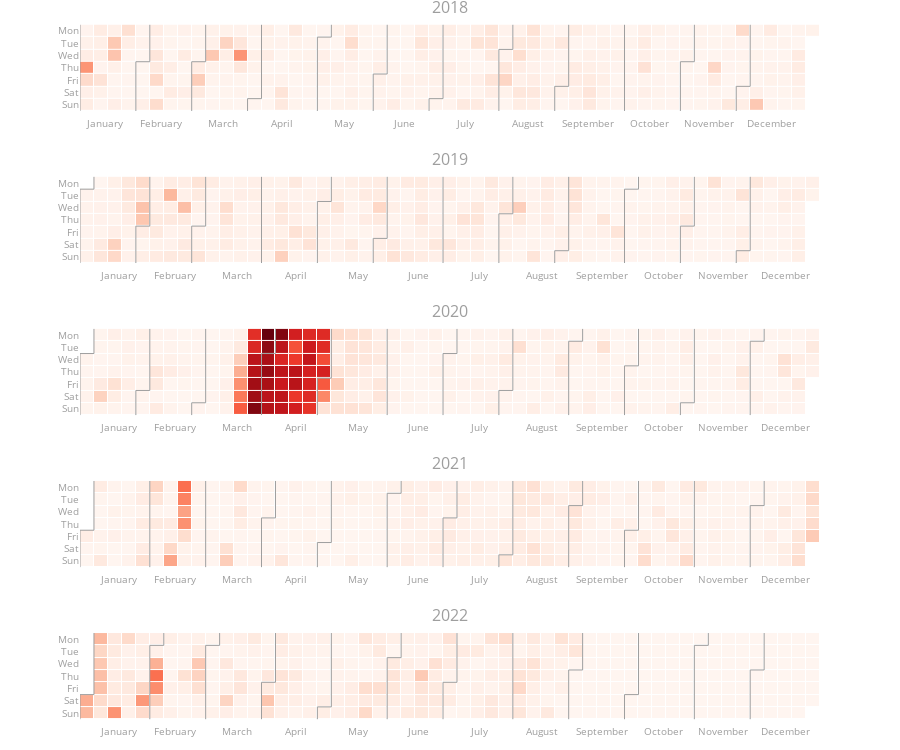

Notebook source saved alongside this figure:
### Code cell
fig = calplot(
         events.reset_index(),
         x="FlightDate",
         y="Cancelled",
         colorscale="Reds",
         years_title=True
)
fig.show()

### Figure 1 — Plotly figure (JSON) as saved in the notebook; plotly's stock layout.template omitted (floating-point values rounded to 4 significant figures; data arrays with more than 128 entries replaced by an {"elided": "..."} marker saying what was removed)
{"data": [{"colorscale": [[0, "rgb(255,245,240)"], [0.125, "rgb(254,224,210)"], [0.25, "rgb(252,187,161)"], [0.375, "rgb(252,146,114)"], [0.5, "rgb(251,106,74)"], [0.625, "rgb(239,59,44)"], [0.75, "rgb(203,24,29)"], [0.875, "rgb(165,15,21)"], [1, "rgb(103,0,13)"]], "customdata": {"elided": "365x2 str values"}, "hovertemplate": "%{customdata[0]} <br>Week=%{x} <br>%{customdata[1]}=%{z}", "name": "2018", "showscale": false, "type": "heatmap", "x": {"elided": "365 int values"}, "xaxis": "x", "xgap": 1, "y": {"elided": "365 int values"}, "yaxis": "y", "ygap": 1, "z": {"elided": "365 float values"}, "zmax": 0.5391, "zmin": 0}, {"hoverinfo": "skip", "line": {"color": "#9e9e9e", "width": 1}, "mode": "lines", "type": "scatter", "x": [0.5, 0.5], "xaxis": "x", "y": [-0.5, 6.5], "yaxis": "y"}, {"hoverinfo": "skip", "line": {"color": "#9e9e9e", "width": 1}, "mode": "lines", "type": "scatter", "x": [4.5, 4.5], "xaxis": "x", "y": [2.5, 6.5], "yaxis": "y"}, {"hoverinfo": "skip", "line": {"color": "#9e9e9e", "width": 1}, "mode": "lines", "type": "scatter", "x": [4.5, 5.5], "xaxis": "x", "y": [2.5, 2.5], "yaxis": "y"}, {"hoverinfo": "skip", "line": {"color": "#9e9e9e", "width": 1}, "mode": "lines", "type": "scatter", "x": [5.5, 5.5], "xaxis": "x", "y": [2.5, -0.5], "yaxis": "y"}, {"hoverinfo": "skip", "line": {"color": "#9e9e9e", "width": 1}, "mode": "lines", "type": "scatter", "x": [8.5, 8.5], "xaxis": "x", "y": [2.5, 6.5], "yaxis": "y"}, {"hoverinfo": "skip", "line": {"color": "#9e9e9e", "width": 1}, "mode": "lines", "type": "scatter", "x": [8.5, 9.5], "xaxis": "x", "y": [2.5, 2.5], "yaxis": "y"}, {"hoverinfo": "skip", "line": {"color": "#9e9e9e", "width": 1}, "mode": "lines", "type": "scatter", "x": [9.5, 9.5], "xaxis": "x", "y": [2.5, -0.5], "yaxis": "y"}, {"hoverinfo": "skip", "line": {"color": "#9e9e9e", "width": 1}, "mode": "lines", "type": "scatter", "x": [12.5, 12.5], "xaxis": "x", "y": [5.5, 6.5], "yaxis": "y"}, {"hoverinfo": "skip", "line": {"color": "#9e9e9e", "width": 1}, "mode": "lines", "type": "scatter", "x": [12.5, 13.5], "xaxis": "x", "y": [5.5, 5.5], "yaxis": "y"}, {"hoverinfo": "skip", "line": {"color": "#9e9e9e", "width": 1}, "mode": "lines", "type": "scatter", "x": [13.5, 13.5], "xaxis": "x", "y": [5.5, -0.5], "yaxis": "y"}, {"hoverinfo": "skip", "line": {"color": "#9e9e9e", "width": 1}, "mode": "lines", "type": "scatter", "x": [17.5, 17.5], "xaxis": "x", "y": [0.5, 6.5], "yaxis": "y"}, {"hoverinfo": "skip", "line": {"color": "#9e9e9e", "width": 1}, "mode": "lines", "type": "scatter", "x": [17.5, 18.5], "xaxis": "x", "y": [0.5, 0.5], "yaxis": "y"}, {"hoverinfo": "skip", "line": {"color": "#9e9e9e", "width": 1}, "mode": "lines", "type": "scatter", "x": [18.5, 18.5], "xaxis": "x", "y": [0.5, -0.5], "yaxis": "y"}, {"hoverinfo": "skip", "line": {"color": "#9e9e9e", "width": 1}, "mode": "lines", "type": "scatter", "x": [21.5, 21.5], "xaxis": "x", "y": [3.5, 6.5], "yaxis": "y"}, {"hoverinfo": "skip", "line": {"color": "#9e9e9e", "width": 1}, "mode": "lines", "type": "scatter", "x": [21.5, 22.5], "xaxis": "x", "y": [3.5, 3.5], "yaxis": "y"}, {"hoverinfo": "skip", "line": {"color": "#9e9e9e", "width": 1}, "mode": "lines", "type": "scatter", "x": [22.5, 22.5], "xaxis": "x", "y": [3.5, -0.5], "yaxis": "y"}, {"hoverinfo": "skip", "line": {"color": "#9e9e9e", "width": 1}, "mode": "lines", "type": "scatter", "x": [25.5, 25.5], "xaxis": "x", "y": [5.5, 6.5], "yaxis": "y"}, {"hoverinfo": "skip", "line": {"color": "#9e9e9e", "width": 1}, "mode": "lines", "type": "scatter", "x": [25.5, 26.5], "xaxis": "x", "y": [5.5, 5.5], "yaxis": "y"}, {"hoverinfo": "skip", "line": {"color": "#9e9e9e", "width": 1}, "mode": "lines", "type": "scatter", "x": [26.5, 26.5], "xaxis": "x", "y": [5.5, -0.5], "yaxis": "y"}, {"hoverinfo": "skip", "line": {"color": "#9e9e9e", "width": 1}, "mode": "lines", "type": "scatter", "x": [30.5, 30.5], "xaxis": "x", "y": [1.5, 6.5], "yaxis": "y"}, {"hoverinfo": "skip", "line": {"color": "#9e9e9e", "width": 1}, "mode": "lines", "type": "scatter", "x": [30.5, 31.5], "xaxis": "x", "y": [1.5, 1.5], "yaxis": "y"}, {"hoverinfo": "skip", "line": {"color": "#9e9e9e", "width": 1}, "mode": "lines", "type": "scatter", "x": [31.5, 31.5], "xaxis": "x", "y": [1.5, -0.5], "yaxis": "y"}, {"hoverinfo": "skip", "line": {"color": "#9e9e9e", "width": 1}, "mode": "lines", "type": "scatter", "x": [34.5, 34.5], "xaxis": "x", "y": [4.5, 6.5], "yaxis": "y"}, {"hoverinfo": "skip", "line": {"color": "#9e9e9e", "width": 1}, "mode": "lines", "type": "scatter", "x": [34.5, 35.5], "xaxis": "x", "y": [4.5, 4.5], "yaxis": "y"}, {"hoverinfo": "skip", "line": {"color": "#9e9e9e", "width": 1}, "mode": "lines", "type": "scatter", "x": [35.5, 35.5], "xaxis": "x", "y": [4.5, -0.5], "yaxis": "y"}, {"hoverinfo": "skip", "line": {"color": "#9e9e9e", "width": 1}, "mode": "lines", "type": "scatter", "x": [39.5, 39.5], "xaxis": "x", "y": [-0.5, 6.5], "yaxis": "y"}, {"hoverinfo": "skip", "line": {"color": "#9e9e9e", "width": 1}, "mode": "lines", "type": "scatter", "x": [43.5, 43.5], "xaxis": "x", "y": [2.5, 6.5], "yaxis": "y"}, {"hoverinfo": "skip", "line": {"color": "#9e9e9e", "width": 1}, "mode": "lines", "type": "scatter", "x": [43.5, 44.5], "xaxis": "x", "y": [2.5, 2.5], "yaxis": "y"}, {"hoverinfo": "skip", "line": {"color": "#9e9e9e", "width": 1}, "mode": "lines", "type": "scatter", "x": [44.5, 44.5], "xaxis": "x", "y": [2.5, -0.5], "yaxis": "y"}, {"hoverinfo": "skip", "line": {"color": "#9e9e9e", "width": 1}, "mode": "lines", "type": "scatter", "x": [47.5, 47.5], "xaxis": "x", "y": [4.5, 6.5], "yaxis": "y"}, {"hoverinfo": "skip", "line": {"color": "#9e9e9e", "width": 1}, "mode": "lines", "type": "scatter", "x": [47.5, 48.5], "xaxis": "x", "y": [4.5, 4.5], "yaxis": "y"}, {"hoverinfo": "skip", "line": {"color": "#9e9e9e", "width": 1}, "mode": "lines", "type": "scatter", "x": [48.5, 48.5], "xaxis": "x", "y": [4.5, -0.5], "yaxis": "y"}, {"colorscale": [[0, "rgb(255,245,240)"], [0.125, "rgb(254,224,210)"], [0.25, "rgb(252,187,161)"], [0.375, "rgb(252,146,114)"], [0.5, "rgb(251,106,74)"], [0.625, "rgb(239,59,44)"], [0.75, "rgb(203,24,29)"], [0.875, "rgb(165,15,21)"], [1, "rgb(103,0,13)"]], "customdata": {"elided": "365x2 str values"}, "hovertemplate": "%{customdata[0]} <br>Week=%{x} <br>%{customdata[1]}=%{z}", "name": "2019", "showscale": false, "type": "heatmap", "x": {"elided": "365 int values"}, "xaxis": "x2", "xgap": 1, "y": {"elided": "365 int values"}, "yaxis": "y2", "ygap": 1, "z": {"elided": "365 float values"}, "zmax": 0.5391, "zmin": 0}, {"hoverinfo": "skip", "line": {"color": "#9e9e9e", "width": 1}, "mode": "lines", "type": "scatter", "x": [-0.5, -0.5], "xaxis": "x2", "y": [0.5, 6.5], "yaxis": "y2"}, {"hoverinfo": "skip", "line": {"color": "#9e9e9e", "width": 1}, "mode": "lines", "type": "scatter", "x": [-0.5, 0.5], "xaxis": "x2", "y": [0.5, 0.5], "yaxis": "y2"}, {"hoverinfo": "skip", "line": {"color": "#9e9e9e", "width": 1}, "mode": "lines", "type": "scatter", "x": [0.5, 0.5], "xaxis": "x2", "y": [0.5, -0.5], "yaxis": "y2"}, {"hoverinfo": "skip", "line": {"color": "#9e9e9e", "width": 1}, "mode": "lines", "type": "scatter", "x": [3.5, 3.5], "xaxis": "x2", "y": [3.5, 6.5], "yaxis": "y2"}, {"hoverinfo": "skip", "line": {"color": "#9e9e9e", "width": 1}, "mode": "lines", "type": "scatter", "x": [3.5, 4.5], "xaxis": "x2", "y": [3.5, 3.5], "yaxis": "y2"}, {"hoverinfo": "skip", "line": {"color": "#9e9e9e", "width": 1}, "mode": "lines", "type": "scatter", "x": [4.5, 4.5], "xaxis": "x2", "y": [3.5, -0.5], "yaxis": "y2"}, {"hoverinfo": "skip", "line": {"color": "#9e9e9e", "width": 1}, "mode": "lines", "type": "scatter", "x": [7.5, 7.5], "xaxis": "x2", "y": [3.5, 6.5], "yaxis": "y2"}, {"hoverinfo": "skip", "line": {"color": "#9e9e9e", "width": 1}, "mode": "lines", "type": "scatter", "x": [7.5, 8.5], "xaxis": "x2", "y": [3.5, 3.5], "yaxis": "y2"}, {"hoverinfo": "skip", "line": {"color": "#9e9e9e", "width": 1}, "mode": "lines", "type": "scatter", "x": [8.5, 8.5], "xaxis": "x2", "y": [3.5, -0.5], "yaxis": "y2"}, {"hoverinfo": "skip", "line": {"color": "#9e9e9e", "width": 1}, "mode": "lines", "type": "scatter", "x": [12.5, 12.5], "xaxis": "x2", "y": [-0.5, 6.5], "yaxis": "y2"}, {"hoverinfo": "skip", "line": {"color": "#9e9e9e", "width": 1}, "mode": "lines", "type": "scatter", "x": [16.5, 16.5], "xaxis": "x2", "y": [1.5, 6.5], "yaxis": "y2"}, {"hoverinfo": "skip", "line": {"color": "#9e9e9e", "width": 1}, "mode": "lines", "type": "scatter", "x": [16.5, 17.5], "xaxis": "x2", "y": [1.5, 1.5], "yaxis": "y2"}, {"hoverinfo": "skip", "line": {"color": "#9e9e9e", "width": 1}, "mode": "lines", "type": "scatter", "x": [17.5, 17.5], "xaxis": "x2", "y": [1.5, -0.5], "yaxis": "y2"}, {"hoverinfo": "skip", "line": {"color": "#9e9e9e", "width": 1}, "mode": "lines", "type": "scatter", "x": [20.5, 20.5], "xaxis": "x2", "y": [4.5, 6.5], "yaxis": "y2"}, {"hoverinfo": "skip", "line": {"color": "#9e9e9e", "width": 1}, "mode": "lines", "type": "scatter", "x": [20.5, 21.5], "xaxis": "x2", "y": [4.5, 4.5], "yaxis": "y2"}, {"hoverinfo": "skip", "line": {"color": "#9e9e9e", "width": 1}, "mode": "lines", "type": "scatter", "x": [21.5, 21.5], "xaxis": "x2", "y": [4.5, -0.5], "yaxis": "y2"}, {"hoverinfo": "skip", "line": {"color": "#9e9e9e", "width": 1}, "mode": "lines", "type": "scatter", "x": [25.5, 25.5], "xaxis": "x2", "y": [-0.5, 6.5], "yaxis": "y2"}, {"hoverinfo": "skip", "line": {"color": "#9e9e9e", "width": 1}, "mode": "lines", "type": "scatter", "x": [29.5, 29.5], "xaxis": "x2", "y": [2.5, 6.5], "yaxis": "y2"}, {"hoverinfo": "skip", "line": {"color": "#9e9e9e", "width": 1}, "mode": "lines", "type": "scatter", "x": [29.5, 30.5], "xaxis": "x2", "y": [2.5, 2.5], "yaxis": "y2"}, {"hoverinfo": "skip", "line": {"color": "#9e9e9e", "width": 1}, "mode": "lines", "type": "scatter", "x": [30.5, 30.5], "xaxis": "x2", "y": [2.5, -0.5], "yaxis": "y2"}, {"hoverinfo": "skip", "line": {"color": "#9e9e9e", "width": 1}, "mode": "lines", "type": "scatter", "x": [33.5, 33.5], "xaxis": "x2", "y": [5.5, 6.5], "yaxis": "y2"}, {"hoverinfo": "skip", "line": {"color": "#9e9e9e", "width": 1}, "mode": "lines", "type": "scatter", "x": [33.5, 34.5], "xaxis": "x2", "y": [5.5, 5.5], "yaxis": "y2"}, {"hoverinfo": "skip", "line": {"color": "#9e9e9e", "width": 1}, "mode": "lines", "type": "scatter", "x": [34.5, 34.5], "xaxis": "x2", "y": [5.5, -0.5], "yaxis": "y2"}, {"hoverinfo": "skip", "line": {"color": "#9e9e9e", "width": 1}, "mode": "lines", "type": "scatter", "x": [38.5, 38.5], "xaxis": "x2", "y": [0.5, 6.5], "yaxis": "y2"}, {"hoverinfo": "skip", "line": {"color": "#9e9e9e", "width": 1}, "mode": "lines", "type": "scatter", "x": [38.5, 39.5], "xaxis": "x2", "y": [0.5, 0.5], "yaxis": "y2"}, {"hoverinfo": "skip", "line": {"color": "#9e9e9e", "width": 1}, "mode": "lines", "type": "scatter", "x": [39.5, 39.5], "xaxis": "x2", "y": [0.5, -0.5], "yaxis": "y2"}, {"hoverinfo": "skip", "line": {"color": "#9e9e9e", "width": 1}, "mode": "lines", "type": "scatter", "x": [42.5, 42.5], "xaxis": "x2", "y": [3.5, 6.5], "yaxis": "y2"}, {"hoverinfo": "skip", "line": {"color": "#9e9e9e", "width": 1}, "mode": "lines", "type": "scatter", "x": [42.5, 43.5], "xaxis": "x2", "y": [3.5, 3.5], "yaxis": "y2"}, {"hoverinfo": "skip", "line": {"color": "#9e9e9e", "width": 1}, "mode": "lines", "type": "scatter", "x": [43.5, 43.5], "xaxis": "x2", "y": [3.5, -0.5], "yaxis": "y2"}, {"hoverinfo": "skip", "line": {"color": "#9e9e9e", "width": 1}, "mode": "lines", "type": "scatter", "x": [46.5, 46.5], "xaxis": "x2", "y": [5.5, 6.5], "yaxis": "y2"}, {"hoverinfo": "skip", "line": {"color": "#9e9e9e", "width": 1}, "mode": "lines", "type": "scatter", "x": [46.5, 47.5], "xaxis": "x2", "y": [5.5, 5.5], "yaxis": "y2"}, {"hoverinfo": "skip", "line": {"color": "#9e9e9e", "width": 1}, "mode": "lines", "type": "scatter", "x": [47.5, 47.5], "xaxis": "x2", "y": [5.5, -0.5], "yaxis": "y2"}, {"colorscale": [[0, "rgb(255,245,240)"], [0.125, "rgb(254,224,210)"], [0.25, "rgb(252,187,161)"], [0.375, "rgb(252,146,114)"], [0.5, "rgb(251,106,74)"], [0.625, "rgb(239,59,44)"], [0.75, "rgb(203,24,29)"], [0.875, "rgb(165,15,21)"], [1, "rgb(103,0,13)"]], "customdata": {"elided": "366x2 str values"}, "hovertemplate": "%{customdata[0]} <br>Week=%{x} <br>%{customdata[1]}=%{z}", "name": "2020", "showscale": false, "type": "heatmap", "x": {"elided": "366 int values"}, "xaxis": "x3", "xgap": 1, "y": {"elided": "366 int values"}, "yaxis": "y3", "ygap": 1, "z": {"elided": "366 float values"}, "zmax": 0.5391, "zmin": 0}, {"hoverinfo": "skip", "line": {"color": "#9e9e9e", "width": 1}, "mode": "lines", "type": "scatter", "x": [-0.5, -0.5], "xaxis": "x3", "y": [1.5, 6.5], "yaxis": "y3"}, {"hoverinfo": "skip", "line": {"color": "#9e9e9e", "width": 1}, "mode": "lines", "type": "scatter", "x": [-0.5, 0.5], "xaxis": "x3", "y": [1.5, 1.5], "yaxis": "y3"}, {"hoverinfo": "skip", "line": {"color": "#9e9e9e", "width": 1}, "mode": "lines", "type": "scatter", "x": [0.5, 0.5], "xaxis": "x3", "y": [1.5, -0.5], "yaxis": "y3"}, {"hoverinfo": "skip", "line": {"color": "#9e9e9e", "width": 1}, "mode": "lines", "type": "scatter", "x": [3.5, 3.5], "xaxis": "x3", "y": [4.5, 6.5], "yaxis": "y3"}, {"hoverinfo": "skip", "line": {"color": "#9e9e9e", "width": 1}, "mode": "lines", "type": "scatter", "x": [3.5, 4.5], "xaxis": "x3", "y": [4.5, 4.5], "yaxis": "y3"}, {"hoverinfo": "skip", "line": {"color": "#9e9e9e", "width": 1}, "mode": "lines", "type": "scatter", "x": [4.5, 4.5], "xaxis": "x3", "y": [4.5, -0.5], "yaxis": "y3"}, {"hoverinfo": "skip", "line": {"color": "#9e9e9e", "width": 1}, "mode": "lines", "type": "scatter", "x": [7.5, 7.5], "xaxis": "x3", "y": [5.5, 6.5], "yaxis": "y3"}, {"hoverinfo": "skip", "line": {"color": "#9e9e9e", "width": 1}, "mode": "lines", "type": "scatter", "x": [7.5, 8.5], "xaxis": "x3", "y": [5.5, 5.5], "yaxis": "y3"}, {"hoverinfo": "skip", "line": {"color": "#9e9e9e", "width": 1}, "mode": "lines", "type": "scatter", "x": [8.5, 8.5], "xaxis": "x3", "y": [5.5, -0.5], "yaxis": "y3"}, {"hoverinfo": "skip", "line": {"color": "#9e9e9e", "width": 1}, "mode": "lines", "type": "scatter", "x": [12.5, 12.5], "xaxis": "x3", "y": [1.5, 6.5], "yaxis": "y3"}, {"hoverinfo": "skip", "line": {"color": "#9e9e9e", "width": 1}, "mode": "lines", "type": "scatter", "x": [12.5, 13.5], "xaxis": "x3", "y": [1.5, 1.5], "yaxis": "y3"}, {"hoverinfo": "skip", "line": {"color": "#9e9e9e", "width": 1}, "mode": "lines", "type": "scatter", "x": [13.5, 13.5], "xaxis": "x3", "y": [1.5, -0.5], "yaxis": "y3"}, {"hoverinfo": "skip", "line": {"color": "#9e9e9e", "width": 1}, "mode": "lines", "type": "scatter", "x": [16.5, 16.5], "xaxis": "x3", "y": [3.5, 6.5], "yaxis": "y3"}, {"hoverinfo": "skip", "line": {"color": "#9e9e9e", "width": 1}, "mode": "lines", "type": "scatter", "x": [16.5, 17.5], "xaxis": "x3", "y": [3.5, 3.5], "yaxis": "y3"}, {"hoverinfo": "skip", "line": {"color": "#9e9e9e", "width": 1}, "mode": "lines", "type": "scatter", "x": [17.5, 17.5], "xaxis": "x3", "y": [3.5, -0.5], "yaxis": "y3"}, {"hoverinfo": "skip", "line": {"color": "#9e9e9e", "width": 1}, "mode": "lines", "type": "scatter", "x": [21.5, 21.5], "xaxis": "x3", "y": [-0.5, 6.5], "yaxis": "y3"}, {"hoverinfo": "skip", "line": {"color": "#9e9e9e", "width": 1}, "mode": "lines", "type": "scatter", "x": [25.5, 25.5], "xaxis": "x3", "y": [1.5, 6.5], "yaxis": "y3"}, {"hoverinfo": "skip", "line": {"color": "#9e9e9e", "width": 1}, "mode": "lines", "type": "scatter", "x": [25.5, 26.5], "xaxis": "x3", "y": [1.5, 1.5], "yaxis": "y3"}, {"hoverinfo": "skip", "line": {"color": "#9e9e9e", "width": 1}, "mode": "lines", "type": "scatter", "x": [26.5, 26.5], "xaxis": "x3", "y": [1.5, -0.5], "yaxis": "y3"}, {"hoverinfo": "skip", "line": {"color": "#9e9e9e", "width": 1}, "mode": "lines", "type": "scatter", "x": [29.5, 29.5], "xaxis": "x3", "y": [4.5, 6.5], "yaxis": "y3"}, {"hoverinfo": "skip", "line": {"color": "#9e9e9e", "width": 1}, "mode": "lines", "type": "scatter", "x": [29.5, 30.5], "xaxis": "x3", "y": [4.5, 4.5], "yaxis": "y3"}, {"hoverinfo": "skip", "line": {"color": "#9e9e9e", "width": 1}, "mode": "lines", "type": "scatter", "x": [30.5, 30.5], "xaxis": "x3", "y": [4.5, -0.5], "yaxis": "y3"}, {"hoverinfo": "skip", "line": {"color": "#9e9e9e", "width": 1}, "mode": "lines", "type": "scatter", "x": [34.5, 34.5], "xaxis": "x3", "y": [0.5, 6.5], "yaxis": "y3"}, {"hoverinfo": "skip", "line": {"color": "#9e9e9e", "width": 1}, "mode": "lines", "type": "scatter", "x": [34.5, 35.5], "xaxis": "x3", "y": [0.5, 0.5], "yaxis": "y3"}, {"hoverinfo": "skip", "line": {"color": "#9e9e9e", "width": 1}, "mode": "lines", "type": "scatter", "x": [35.5, 35.5], "xaxis": "x3", "y": [0.5, -0.5], "yaxis": "y3"}, {"hoverinfo": "skip", "line": {"color": "#9e9e9e", "width": 1}, "mode": "lines", "type": "scatter", "x": [38.5, 38.5], "xaxis": "x3", "y": [2.5, 6.5], "yaxis": "y3"}, {"hoverinfo": "skip", "line": {"color": "#9e9e9e", "width": 1}, "mode": "lines", "type": "scatter", "x": [38.5, 39.5], "xaxis": "x3", "y": [2.5, 2.5], "yaxis": "y3"}, {"hoverinfo": "skip", "line": {"color": "#9e9e9e", "width": 1}, "mode": "lines", "type": "scatter", "x": [39.5, 39.5], "xaxis": "x3", "y": [2.5, -0.5], "yaxis": "y3"}, {"hoverinfo": "skip", "line": {"color": "#9e9e9e", "width": 1}, "mode": "lines", "type": "scatter", "x": [42.5, 42.5], "xaxis": "x3", "y": [5.5, 6.5], "yaxis": "y3"}, {"hoverinfo": "skip", "line": {"color": "#9e9e9e", "width": 1}, "mode": "lines", "type": "scatter", "x": [42.5, 43.5], "xaxis": "x3", "y": [5.5, 5.5], "yaxis": "y3"}, {"hoverinfo": "skip", "line": {"color": "#9e9e9e", "width": 1}, "mode": "lines", "type": "scatter", "x": [43.5, 43.5], "xaxis": "x3", "y": [5.5, -0.5], "yaxis": "y3"}, {"hoverinfo": "skip", "line": {"color": "#9e9e9e", "width": 1}, "mode": "lines", "type": "scatter", "x": [47.5, 47.5], "xaxis": "x3", "y": [0.5, 6.5], "yaxis": "y3"}, {"hoverinfo": "skip", "line": {"color": "#9e9e9e", "width": 1}, "mode": "lines", "type": "scatter", "x": [47.5, 48.5], "xaxis": "x3", "y": [0.5, 0.5], "yaxis": "y3"}, {"hoverinfo": "skip", "line": {"color": "#9e9e9e", "width": 1}, "mode": "lines", "type": "scatter", "x": [48.5, 48.5], "xaxis": "x3", "y": [0.5, -0.5], "yaxis": "y3"}, {"colorscale": [[0, "rgb(255,245,240)"], [0.125, "rgb(254,224,210)"], [0.25, "rgb(252,187,161)"], [0.375, "rgb(252,146,114)"], [0.5, "rgb(251,106,74)"], [0.625, "rgb(239,59,44)"], [0.75, "rgb(203,24,29)"], [0.875, "rgb(165,15,21)"], [1, "rgb(103,0,13)"]], "customdata": {"elided": "365x2 str values"}, "hovertemplate": "%{customdata[0]} <br>Week=%{x} <br>%{customdata[1]}=%{z}", "name": "2021", "showscale": false, "type": "heatmap", "x": {"elided": "365 int values"}, "xaxis": "x4", "xgap": 1, "y": {"elided": "365 int values"}, "yaxis": "y4", "ygap": 1, "z": {"elided": "365 float values"}, "zmax": 0.5391, "zmin": 0}, {"hoverinfo": "skip", "line": {"color": "#9e9e9e", "width": 1}, "mode": "lines", "type": "scatter", "x": [-0.5, -0.5], "xaxis": "x4", "y": [3.5, 6.5], "yaxis": "y4"}, {"hoverinfo": "skip", "line": {"color": "#9e9e9e", "width": 1}, "mode": "lines", "type": "scatter", "x": [-0.5, 0.5], "xaxis": "x4", "y": [3.5, 3.5], "yaxis": "y4"}, {"hoverinfo": "skip", "line": {"color": "#9e9e9e", "width": 1}, "mode": "lines", "type": "scatter", "x": [0.5, 0.5], "xaxis": "x4", "y": [3.5, -0.5], "yaxis": "y4"}, {"hoverinfo": "skip", "line": {"color": "#9e9e9e", "width": 1}, "mode": "lines", "type": "scatter", "x": [4.5, 4.5], "xaxis": "x4", "y": [-0.5, 6.5], "yaxis": "y4"}, {"hoverinfo": "skip", "line": {"color": "#9e9e9e", "width": 1}, "mode": "lines", "type": "scatter", "x": [8.5, 8.5], "xaxis": "x4", "y": [-0.5, 6.5], "yaxis": "y4"}, {"hoverinfo": "skip", "line": {"color": "#9e9e9e", "width": 1}, "mode": "lines", "type": "scatter", "x": [12.5, 12.5], "xaxis": "x4", "y": [2.5, 6.5], "yaxis": "y4"}, {"hoverinfo": "skip", "line": {"color": "#9e9e9e", "width": 1}, "mode": "lines", "type": "scatter", "x": [12.5, 13.5], "xaxis": "x4", "y": [2.5, 2.5], "yaxis": "y4"}, {"hoverinfo": "skip", "line": {"color": "#9e9e9e", "width": 1}, "mode": "lines", "type": "scatter", "x": [13.5, 13.5], "xaxis": "x4", "y": [2.5, -0.5], "yaxis": "y4"}, {"hoverinfo": "skip", "line": {"color": "#9e9e9e", "width": 1}, "mode": "lines", "type": "scatter", "x": [16.5, 16.5], "xaxis": "x4", "y": [4.5, 6.5], "yaxis": "y4"}, {"hoverinfo": "skip", "line": {"color": "#9e9e9e", "width": 1}, "mode": "lines", "type": "scatter", "x": [16.5, 17.5], "xaxis": "x4", "y": [4.5, 4.5], "yaxis": "y4"}, {"hoverinfo": "skip", "line": {"color": "#9e9e9e", "width": 1}, "mode": "lines", "type": "scatter", "x": [17.5, 17.5], "xaxis": "x4", "y": [4.5, -0.5], "yaxis": "y4"}, {"hoverinfo": "skip", "line": {"color": "#9e9e9e", "width": 1}, "mode": "lines", "type": "scatter", "x": [21.5, 21.5], "xaxis": "x4", "y": [0.5, 6.5], "yaxis": "y4"}, {"hoverinfo": "skip", "line": {"color": "#9e9e9e", "width": 1}, "mode": "lines", "type": "scatter", "x": [21.5, 22.5], "xaxis": "x4", "y": [0.5, 0.5], "yaxis": "y4"}, {"hoverinfo": "skip", "line": {"color": "#9e9e9e", "width": 1}, "mode": "lines", "type": "scatter", "x": [22.5, 22.5], "xaxis": "x4", "y": [0.5, -0.5], "yaxis": "y4"}, {"hoverinfo": "skip", "line": {"color": "#9e9e9e", "width": 1}, "mode": "lines", "type": "scatter", "x": [25.5, 25.5], "xaxis": "x4", "y": [2.5, 6.5], "yaxis": "y4"}, {"hoverinfo": "skip", "line": {"color": "#9e9e9e", "width": 1}, "mode": "lines", "type": "scatter", "x": [25.5, 26.5], "xaxis": "x4", "y": [2.5, 2.5], "yaxis": "y4"}, {"hoverinfo": "skip", "line": {"color": "#9e9e9e", "width": 1}, "mode": "lines", "type": "scatter", "x": [26.5, 26.5], "xaxis": "x4", "y": [2.5, -0.5], "yaxis": "y4"}, {"hoverinfo": "skip", "line": {"color": "#9e9e9e", "width": 1}, "mode": "lines", "type": "scatter", "x": [29.5, 29.5], "xaxis": "x4", "y": [5.5, 6.5], "yaxis": "y4"}, {"hoverinfo": "skip", "line": {"color": "#9e9e9e", "width": 1}, "mode": "lines", "type": "scatter", "x": [29.5, 30.5], "xaxis": "x4", "y": [5.5, 5.5], "yaxis": "y4"}, {"hoverinfo": "skip", "line": {"color": "#9e9e9e", "width": 1}, "mode": "lines", "type": "scatter", "x": [30.5, 30.5], "xaxis": "x4", "y": [5.5, -0.5], "yaxis": "y4"}, {"hoverinfo": "skip", "line": {"color": "#9e9e9e", "width": 1}, "mode": "lines", "type": "scatter", "x": [34.5, 34.5], "xaxis": "x4", "y": [1.5, 6.5], "yaxis": "y4"}, {"hoverinfo": "skip", "line": {"color": "#9e9e9e", "width": 1}, "mode": "lines", "type": "scatter", "x": [34.5, 35.5], "xaxis": "x4", "y": [1.5, 1.5], "yaxis": "y4"}, {"hoverinfo": "skip", "line": {"color": "#9e9e9e", "width": 1}, "mode": "lines", "type": "scatter", "x": [35.5, 35.5], "xaxis": "x4", "y": [1.5, -0.5], "yaxis": "y4"}, {"hoverinfo": "skip", "line": {"color": "#9e9e9e", "width": 1}, "mode": "lines", "type": "scatter", "x": [38.5, 38.5], "xaxis": "x4", "y": [3.5, 6.5], "yaxis": "y4"}, {"hoverinfo": "skip", "line": {"color": "#9e9e9e", "width": 1}, "mode": "lines", "type": "scatter", "x": [38.5, 39.5], "xaxis": "x4", "y": [3.5, 3.5], "yaxis": "y4"}, {"hoverinfo": "skip", "line": {"color": "#9e9e9e", "width": 1}, "mode": "lines", "type": "scatter", "x": [39.5, 39.5], "xaxis": "x4", "y": [3.5, -0.5], "yaxis": "y4"}, {"hoverinfo": "skip", "line": {"color": "#9e9e9e", "width": 1}, "mode": "lines", "type": "scatter", "x": [43.5, 43.5], "xaxis": "x4", "y": [-0.5, 6.5], "yaxis": "y4"}, {"hoverinfo": "skip", "line": {"color": "#9e9e9e", "width": 1}, "mode": "lines", "type": "scatter", "x": [47.5, 47.5], "xaxis": "x4", "y": [1.5, 6.5], "yaxis": "y4"}, {"hoverinfo": "skip", "line": {"color": "#9e9e9e", "width": 1}, "mode": "lines", "type": "scatter", "x": [47.5, 48.5], "xaxis": "x4", "y": [1.5, 1.5], "yaxis": "y4"}, {"hoverinfo": "skip", "line": {"color": "#9e9e9e", "width": 1}, "mode": "lines", "type": "scatter", "x": [48.5, 48.5], "xaxis": "x4", "y": [1.5, -0.5], "yaxis": "y4"}, {"colorscale": [[0, "rgb(255,245,240)"], [0.125, "rgb(254,224,210)"], [0.25, "rgb(252,187,161)"], [0.375, "rgb(252,146,114)"], [0.5, "rgb(251,106,74)"], [0.625, "rgb(239,59,44)"], [0.75, "rgb(203,24,29)"], [0.875, "rgb(165,15,21)"], [1, "rgb(103,0,13)"]], "customdata": {"elided": "365x2 str values"}, "hovertemplate": "%{customdata[0]} <br>Week=%{x} <br>%{customdata[1]}=%{z}", "name": "2022", "showscale": false, "type": "heatmap", "x": {"elided": "365 int values"}, "xaxis": "x5", "xgap": 1, "y": {"elided": "365 int values"}, "yaxis": "y5", "ygap": 1, "z": {"elided": "365 float values"}, "zmax": 0.5391, "zmin": 0}, {"hoverinfo": "skip", "line": {"color": "#9e9e9e", "width": 1}, "mode": "lines", "type": "scatter", "x": [-0.5, -0.5], "xaxis": "x5", "y": [4.5, 6.5], "yaxis": "y5"}, {"hoverinfo": "skip", "line": {"color": "#9e9e9e", "width": 1}, "mode": "lines", "type": "scatter", "x": [-0.5, 0.5], "xaxis": "x5", "y": [4.5, 4.5], "yaxis": "y5"}, {"hoverinfo": "skip", "line": {"color": "#9e9e9e", "width": 1}, "mode": "lines", "type": "scatter", "x": [0.5, 0.5], "xaxis": "x5", "y": [4.5, -0.5], "yaxis": "y5"}, {"hoverinfo": "skip", "line": {"color": "#9e9e9e", "width": 1}, "mode": "lines", "type": "scatter", "x": [4.5, 4.5], "xaxis": "x5", "y": [0.5, 6.5], "yaxis": "y5"}, {"hoverinfo": "skip", "line": {"color": "#9e9e9e", "width": 1}, "mode": "lines", "type": "scatter", "x": [4.5, 5.5], "xaxis": "x5", "y": [0.5, 0.5], "yaxis": "y5"}, {"hoverinfo": "skip", "line": {"color": "#9e9e9e", "width": 1}, "mode": "lines", "type": "scatter", "x": [5.5, 5.5], "xaxis": "x5", "y": [0.5, -0.5], "yaxis": "y5"}, {"hoverinfo": "skip", "line": {"color": "#9e9e9e", "width": 1}, "mode": "lines", "type": "scatter", "x": [8.5, 8.5], "xaxis": "x5", "y": [0.5, 6.5], "yaxis": "y5"}, {"hoverinfo": "skip", "line": {"color": "#9e9e9e", "width": 1}, "mode": "lines", "type": "scatter", "x": [8.5, 9.5], "xaxis": "x5", "y": [0.5, 0.5], "yaxis": "y5"}, {"hoverinfo": "skip", "line": {"color": "#9e9e9e", "width": 1}, "mode": "lines", "type": "scatter", "x": [9.5, 9.5], "xaxis": "x5", "y": [0.5, -0.5], "yaxis": "y5"}, {"hoverinfo": "skip", "line": {"color": "#9e9e9e", "width": 1}, "mode": "lines", "type": "scatter", "x": [12.5, 12.5], "xaxis": "x5", "y": [3.5, 6.5], "yaxis": "y5"}, {"hoverinfo": "skip", "line": {"color": "#9e9e9e", "width": 1}, "mode": "lines", "type": "scatter", "x": [12.5, 13.5], "xaxis": "x5", "y": [3.5, 3.5], "yaxis": "y5"}, {"hoverinfo": "skip", "line": {"color": "#9e9e9e", "width": 1}, "mode": "lines", "type": "scatter", "x": [13.5, 13.5], "xaxis": "x5", "y": [3.5, -0.5], "yaxis": "y5"}, {"hoverinfo": "skip", "line": {"color": "#9e9e9e", "width": 1}, "mode": "lines", "type": "scatter", "x": [16.5, 16.5], "xaxis": "x5", "y": [5.5, 6.5], "yaxis": "y5"}, {"hoverinfo": "skip", "line": {"color": "#9e9e9e", "width": 1}, "mode": "lines", "type": "scatter", "x": [16.5, 17.5], "xaxis": "x5", "y": [5.5, 5.5], "yaxis": "y5"}, {"hoverinfo": "skip", "line": {"color": "#9e9e9e", "width": 1}, "mode": "lines", "type": "scatter", "x": [17.5, 17.5], "xaxis": "x5", "y": [5.5, -0.5], "yaxis": "y5"}, {"hoverinfo": "skip", "line": {"color": "#9e9e9e", "width": 1}, "mode": "lines", "type": "scatter", "x": [21.5, 21.5], "xaxis": "x5", "y": [1.5, 6.5], "yaxis": "y5"}, {"hoverinfo": "skip", "line": {"color": "#9e9e9e", "width": 1}, "mode": "lines", "type": "scatter", "x": [21.5, 22.5], "xaxis": "x5", "y": [1.5, 1.5], "yaxis": "y5"}, {"hoverinfo": "skip", "line": {"color": "#9e9e9e", "width": 1}, "mode": "lines", "type": "scatter", "x": [22.5, 22.5], "xaxis": "x5", "y": [1.5, -0.5], "yaxis": "y5"}, {"hoverinfo": "skip", "line": {"color": "#9e9e9e", "width": 1}, "mode": "lines", "type": "scatter", "x": [25.5, 25.5], "xaxis": "x5", "y": [3.5, 6.5], "yaxis": "y5"}, {"hoverinfo": "skip", "line": {"color": "#9e9e9e", "width": 1}, "mode": "lines", "type": "scatter", "x": [25.5, 26.5], "xaxis": "x5", "y": [3.5, 3.5], "yaxis": "y5"}, {"hoverinfo": "skip", "line": {"color": "#9e9e9e", "width": 1}, "mode": "lines", "type": "scatter", "x": [26.5, 26.5], "xaxis": "x5", "y": [3.5, -0.5], "yaxis": "y5"}, {"hoverinfo": "skip", "line": {"color": "#9e9e9e", "width": 1}, "mode": "lines", "type": "scatter", "x": [30.5, 30.5], "xaxis": "x5", "y": [-0.5, 6.5], "yaxis": "y5"}, {"hoverinfo": "skip", "line": {"color": "#9e9e9e", "width": 1}, "mode": "lines", "type": "scatter", "x": [34.5, 34.5], "xaxis": "x5", "y": [2.5, 6.5], "yaxis": "y5"}, {"hoverinfo": "skip", "line": {"color": "#9e9e9e", "width": 1}, "mode": "lines", "type": "scatter", "x": [34.5, 35.5], "xaxis": "x5", "y": [2.5, 2.5], "yaxis": "y5"}, {"hoverinfo": "skip", "line": {"color": "#9e9e9e", "width": 1}, "mode": "lines", "type": "scatter", "x": [35.5, 35.5], "xaxis": "x5", "y": [2.5, -0.5], "yaxis": "y5"}, {"hoverinfo": "skip", "line": {"color": "#9e9e9e", "width": 1}, "mode": "lines", "type": "scatter", "x": [38.5, 38.5], "xaxis": "x5", "y": [4.5, 6.5], "yaxis": "y5"}, {"hoverinfo": "skip", "line": {"color": "#9e9e9e", "width": 1}, "mode": "lines", "type": "scatter", "x": [38.5, 39.5], "xaxis": "x5", "y": [4.5, 4.5], "yaxis": "y5"}, {"hoverinfo": "skip", "line": {"color": "#9e9e9e", "width": 1}, "mode": "lines", "type": "scatter", "x": [39.5, 39.5], "xaxis": "x5", "y": [4.5, -0.5], "yaxis": "y5"}, {"hoverinfo": "skip", "line": {"color": "#9e9e9e", "width": 1}, "mode": "lines", "type": "scatter", "x": [43.5, 43.5], "xaxis": "x5", "y": [0.5, 6.5], "yaxis": "y5"}, {"hoverinfo": "skip", "line": {"color": "#9e9e9e", "width": 1}, "mode": "lines", "type": "scatter", "x": [43.5, 44.5], "xaxis": "x5", "y": [0.5, 0.5], "yaxis": "y5"}, {"hoverinfo": "skip", "line": {"color": "#9e9e9e", "width": 1}, "mode": "lines", "type": "scatter", "x": [44.5, 44.5], "xaxis": "x5", "y": [0.5, -0.5], "yaxis": "y5"}, {"hoverinfo": "skip", "line": {"color": "#9e9e9e", "width": 1}, "mode": "lines", "type": "scatter", "x": [47.5, 47.5], "xaxis": "x5", "y": [2.5, 6.5], "yaxis": "y5"}, {"hoverinfo": "skip", "line": {"color": "#9e9e9e", "width": 1}, "mode": "lines", "type": "scatter", "x": [47.5, 48.5], "xaxis": "x5", "y": [2.5, 2.5], "yaxis": "y5"}, {"hoverinfo": "skip", "line": {"color": "#9e9e9e", "width": 1}, "mode": "lines", "type": "scatter", "x": [48.5, 48.5], "xaxis": "x5", "y": [2.5, -0.5], "yaxis": "y5"}], "layout": {"annotations": [{"font": {"size": 16}, "showarrow": false, "text": "2018", "x": 0.5, "xanchor": "center", "xref": "paper", "y": 1.0, "yanchor": "bottom", "yref": "paper"}, {"font": {"size": 16}, "showarrow": false, "text": "2019", "x": 0.5, "xanchor": "center", "xref": "paper", "y": 0.784, "yanchor": "bottom", "yref": "paper"}, {"font": {"size": 16}, "showarrow": false, "text": "2020", "x": 0.5, "xanchor": "center", "xref": "paper", "y": 0.568, "yanchor": "bottom", "yref": "paper"}, {"font": {"size": 16}, "showarrow": false, "text": "2021", "x": 0.5, "xanchor": "center", "xref": "paper", "y": 0.352, "yanchor": "bottom", "yref": "paper"}, {"font": {"size": 16}, "showarrow": false, "text": "2022", "x": 0.5, "xanchor": "center", "xref": "paper", "y": 0.136, "yanchor": "bottom", "yref": "paper"}], "font": {"color": "#9e9e9e", "size": 10}, "height": 750, "margin": {"b": 20, "t": 20}, "plot_bgcolor": "#fff", "showlegend": false, "title": {"text": ""}, "xaxis": {"anchor": "y", "domain": [0, 1], "showgrid": false, "showline": false, "tickmode": "array", "ticktext": ["January", "February", "March", "April", "May", "June", "July", "August", "September", "October", "November", "December"], "tickvals": [2.286, 6.286, 10.71, 15, 19.43, 23.71, 28.14, 32.57, 36.86, 41.29, 45.57, 50], "zeroline": false}, "xaxis2": {"anchor": "y2", "domain": [0, 1], "showgrid": false, "showline": false, "tickmode": "array", "ticktext": ["January", "February", "March", "April", "May", "June", "July", "August", "September", "October", "November", "December"], "tickvals": [2.286, 6.286, 10.71, 15, 19.43, 23.71, 28.14, 32.57, 36.86, 41.29, 45.57, 50], "zeroline": false}, "xaxis3": {"anchor": "y3", "domain": [0, 1], "showgrid": false, "showline": false, "tickmode": "array", "ticktext": ["January", "February", "March", "April", "May", "June", "July", "August", "September", "October", "November", "December"], "tickvals": [2.286, 6.286, 10.71, 15, 19.43, 23.71, 28.14, 32.57, 36.86, 41.29, 45.57, 50], "zeroline": false}, "xaxis4": {"anchor": "y4", "domain": [0, 1], "showgrid": false, "showline": false, "tickmode": "array", "ticktext": ["January", "February", "March", "April", "May", "June", "July", "August", "September", "October", "November", "December"], "tickvals": [2.286, 6.286, 10.71, 15, 19.43, 23.71, 28.14, 32.57, 36.86, 41.29, 45.57, 50], "zeroline": false}, "xaxis5": {"anchor": "y5", "domain": [0, 1], "showgrid": false, "showline": false, "tickmode": "array", "ticktext": ["January", "February", "March", "April", "May", "June", "July", "August", "September", "October", "November", "December"], "tickvals": [2.286, 6.286, 10.71, 15, 19.43, 23.71, 28.14, 32.57, 36.86, 41.29, 45.57, 50], "zeroline": false}, "yaxis": {"anchor": "x", "autorange": "reversed", "domain": [0.864, 1.0], "showgrid": false, "showline": false, "tickmode": "array", "ticktext": ["Mon", "Tue", "Wed", "Thu", "Fri", "Sat", "Sun"], "tickvals": [0, 1, 2, 3, 4, 5, 6], "zeroline": false}, "yaxis2": {"anchor": "x2", "autorange": "reversed", "domain": [0.648, 0.784], "showgrid": false, "showline": false, "tickmode": "array", "ticktext": ["Mon", "Tue", "Wed", "Thu", "Fri", "Sat", "Sun"], "tickvals": [0, 1, 2, 3, 4, 5, 6], "zeroline": false}, "yaxis3": {"anchor": "x3", "autorange": "reversed", "domain": [0.432, 0.568], "showgrid": false, "showline": false, "tickmode": "array", "ticktext": ["Mon", "Tue", "Wed", "Thu", "Fri", "Sat", "Sun"], "tickvals": [0, 1, 2, 3, 4, 5, 6], "zeroline": false}, "yaxis4": {"anchor": "x4", "autorange": "reversed", "domain": [0.216, 0.352], "showgrid": false, "showline": false, "tickmode": "array", "ticktext": ["Mon", "Tue", "Wed", "Thu", "Fri", "Sat", "Sun"], "tickvals": [0, 1, 2, 3, 4, 5, 6], "zeroline": false}, "yaxis5": {"anchor": "x5", "autorange": "reversed", "domain": [0, 0.136], "showgrid": false, "showline": false, "tickmode": "array", "ticktext": ["Mon", "Tue", "Wed", "Thu", "Fri", "Sat", "Sun"], "tickvals": [0, 1, 2, 3, 4, 5, 6], "zeroline": false}}}
